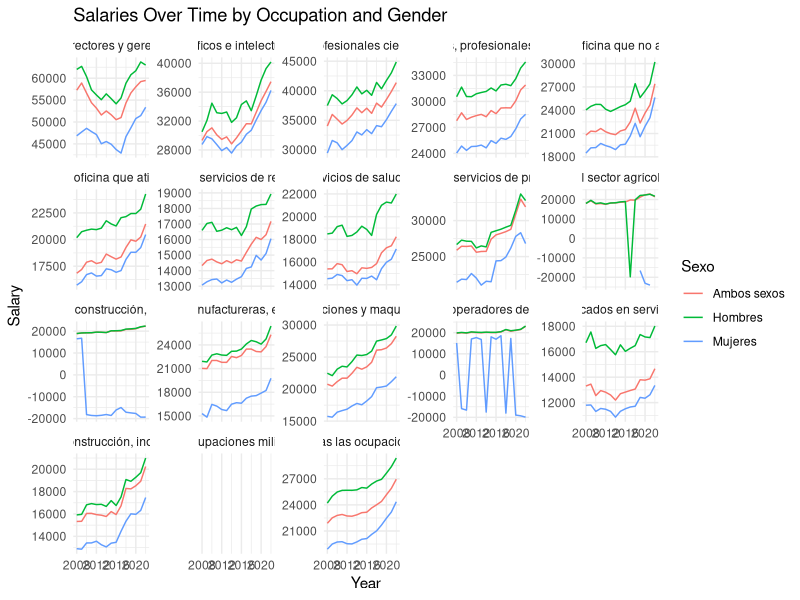

The R script that drew this image:
#Leemos los datasets
salarioSexoOcupacion<-read.csv("./datasets/salarioSexoOcupacion2022.csv", TRUE, sep=";")
salarioSexoSector<-read.csv("./datasets/salarioSexoSector2022.csv", TRUE, sep=";")
satisfaccionEmpleo<-read.csv("./datasets/satisfaccionEmpleo.csv", TRUE, sep=";")
tiempoEmpleo<-read.csv("./datasets/tiempoEmpleo.csv", TRUE, sep=";")
ocupadosSexoRama<-read.csv("./datasets/ocupadosSexoRama.csv", TRUE, sep=";")

#Echamos un vistazo inicial a los datos
head(salarioSexoOcupacion)
head(salarioSexoSector)
head(satisfaccionEmpleo)
head(tiempoEmpleo)
head(ocupadosSexoRama)

#Observamos que ciertas variables tienen nombres muy largos, por lo que los cambiamos por unos más fáciles de tratar
colnames(salarioSexoOcupacion)[colnames(salarioSexoOcupacion) =="Grupos.principales.de.la.CNO.11"] <- "Ocupación"

colnames(salarioSexoSector)[colnames(salarioSexoSector) =="Sectores.de.actividad"] <- "Sector"
colnames(salarioSexoSector)[colnames(salarioSexoSector) =="Comunidades.autónomas"] <- "CA"

colnames(satisfaccionEmpleo)[colnames(satisfaccionEmpleo) =="País.de.nacimiento"] <- "País"
colnames(satisfaccionEmpleo)[colnames(satisfaccionEmpleo) =="Tipo.de.dato"] <- "Unidad"
colnames(satisfaccionEmpleo)[colnames(satisfaccionEmpleo) =="Según.sea.el.nivel.de.satisfacción.en.su.empleo.actual"] <- "Satisfacción"

colnames(tiempoEmpleo)[colnames(tiempoEmpleo) =="Sectores.de.actividad.CNAE.2009"] <- "SectorActividad"
colnames(tiempoEmpleo)[colnames(tiempoEmpleo) =="Tiempo.de.trabajo"] <- "TiempoTrabajo"
colnames(tiempoEmpleo)[colnames(tiempoEmpleo) =="Total"] <- "HorasTotales"

colnames(ocupadosSexoRama)[colnames(ocupadosSexoRama) =="Rama.de.actividad.CNAE.2009"] <- "RamaActividad"
colnames(ocupadosSexoRama)[colnames(ocupadosSexoRama) =="Total"] <- "HorasTotales"
colnames(ocupadosSexoRama)[colnames(ocupadosSexoRama) =="Total"] <- "HorasTotales"

#Vemos de que tipo es cada variable y si está mal, la ajustamos
str(salarioSexoOcupacion)
salarioSexoOcupacion$Ocupación<-as.factor(salarioSexoOcupacion$Ocupación)
salarioSexoOcupacion$Sexo<-as.factor(salarioSexoOcupacion$Sexo) 

salarioSexoOcupacion$Total <- gsub("\\.", "", salarioSexoOcupacion$Total)
salarioSexoOcupacion$Total <- gsub(",", ".", salarioSexoOcupacion$Total)
salarioSexoOcupacion$Total<-as.numeric(salarioSexoOcupacion$Total) 
str(salarioSexoOcupacion)

str(salarioSexoSector)
salarioSexoSector$CA<-as.factor(salarioSexoSector$CA)
salarioSexoSector$Sector<-as.factor(salarioSexoSector$Sector)
salarioSexoSector$Sexo<-as.factor(salarioSexoSector$Sexo)

salarioSexoSector$Total <- gsub("\\.", "", salarioSexoSector$Total)
salarioSexoSector$Total <- gsub(",", ".", salarioSexoSector$Total)
salarioSexoSector$Total<-as.numeric(salarioSexoSector$Total)
str(salarioSexoSector)

str(satisfaccionEmpleo)
satisfaccionEmpleo$País<-as.factor(satisfaccionEmpleo$País)
satisfaccionEmpleo$Unidad<-as.factor(satisfaccionEmpleo$Unidad)
satisfaccionEmpleo$Satisfacción<-as.factor(satisfaccionEmpleo$Satisfacción)

satisfaccionEmpleo$Total <- gsub("\\.", "", satisfaccionEmpleo$Total)
satisfaccionEmpleo$Total <- gsub(",", ".", satisfaccionEmpleo$Total)
satisfaccionEmpleo$Total<-as.numeric(satisfaccionEmpleo$Total)
str(satisfaccionEmpleo)

str(tiempoEmpleo)
tiempoEmpleo$SectorActividad<-as.factor(tiempoEmpleo$SectorActividad)
tiempoEmpleo$TiempoTrabajo<-as.factor(tiempoEmpleo$TiempoTrabajo)

tiempoEmpleo$HorasTotales <- gsub("\\.", "", tiempoEmpleo$HorasTotales)
tiempoEmpleo$HorasTotales <- gsub(",", ".", tiempoEmpleo$HorasTotales)
tiempoEmpleo$HorasTotales<-as.numeric(tiempoEmpleo$HorasTotales)
str(tiempoEmpleo)

str(ocupadosSexoRama)
ocupadosSexoRama$RamaActividad<-as.factor(ocupadosSexoRama$RamaActividad)
ocupadosSexoRama$Sexo<-as.factor(ocupadosSexoRama$Sexo)
ocupadosSexoRama$Unidad<-as.factor(ocupadosSexoRama$Unidad)

ocupadosSexoRama$HorasTotales <- gsub("\\.", "", ocupadosSexoRama$HorasTotales)
ocupadosSexoRama$HorasTotales <- gsub(",", ".", ocupadosSexoRama$HorasTotales)
ocupadosSexoRama$HorasTotales<-as.numeric(ocupadosSexoRama$HorasTotales)
str(ocupadosSexoRama)


library(ggplot2)

ggplot(salarioSexoOcupacion, aes(x = Periodo, y = Total, color = Sexo)) +
  geom_line() +
  facet_wrap(~ Ocupación, scales = "free_y") +
  labs(title = "Salaries Over Time by Occupation and Gender",
       x = "Year",
       y = "Salary") +
  theme_minimal()

